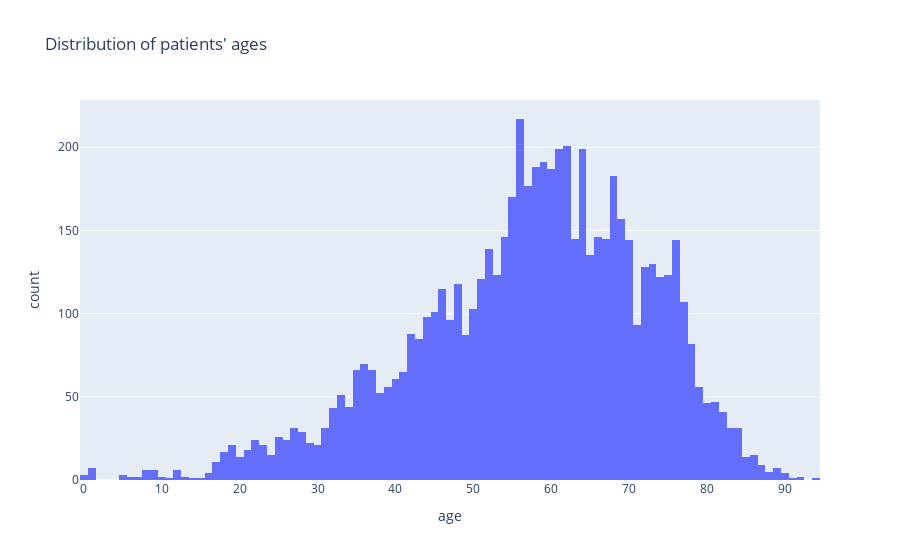

Source (notebook cell):
### Code cell
fig = px.histogram(df_cases, x="age", title="Distribution of patients' ages")
fig.show()

### Figure 1 — Plotly figure (JSON) as saved in the notebook; plotly's stock layout.template omitted (floating-point values rounded to 4 significant figures; data arrays with more than 128 entries replaced by an {"elided": "..."} marker saying what was removed)
{"data": [{"alignmentgroup": "True", "bingroup": "x", "hovertemplate": "age=%{x}<br>count=%{y}<extra></extra>", "legendgroup": "", "marker": {"color": "#636efa", "pattern": {"shape": ""}}, "name": "", "offsetgroup": "", "orientation": "v", "showlegend": false, "type": "histogram", "x": {"elided": "6388 float values"}, "xaxis": "x", "yaxis": "y"}], "layout": {"barmode": "relative", "legend": {"tracegroupgap": 0}, "title": {"text": "Distribution of patients' ages"}, "xaxis": {"anchor": "y", "domain": [0, 1], "title": {"text": "age"}}, "yaxis": {"anchor": "x", "domain": [0, 1], "title": {"text": "count"}}}}
